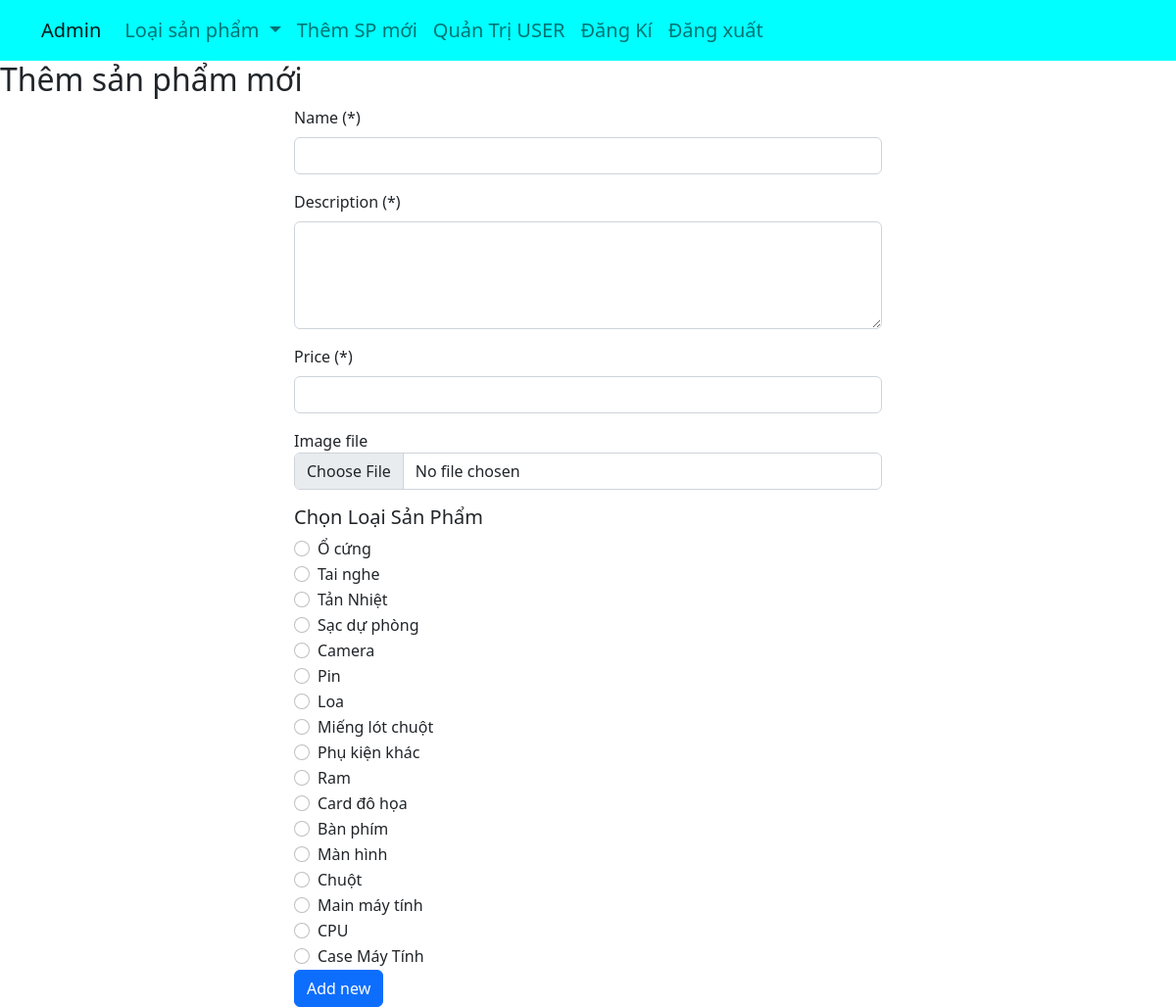
/Admin/new-product.php, run on the app's committed database.
### tables this page shows
CREATE TABLE danh_muc (
  danh_muc_id VARCHAR(10) PRIMARY KEY,
  danh_muc_name VARCHAR(50)
);

### class/Danh_muc.php (called while the page is built, shortened)
<?php
class Danh_muc
{
    public static function getAll($pdo)
    {
        $sql = "SELECT * FROM danh_muc";
        $stmt = $pdo->prepare($sql);
        if ($stmt->execute()) {
            $stmt->setFetchMode(PDO::FETCH_CLASS, 'Danh_muc');
            return $stmt->fetchAll();
        }
    }
}

### Admin/new-product.php (the view, shortened to what this page needs)
<?php
require '../class/Database.php';
require '../class/Danh_muc.php';
$error = '';
$name = '';
$desc = '';
$price = '';
$nameErrors = '';
$descErrors = '';
$priceErrors = '';
$db = new Database();
$pdo = $db->getConnect();
$danh_muc = danh_muc::getAll($pdo);
?>
<?php require 'inc/header.php'; ?>
<?php if (!$error) : ?>
    <h2>Thêm sản phẩm mới</h2>
    <form method="post" class="w-50 m-auto" enctype='multipart/form-data'>
        <div class="mb-3">
            <label for="name" class="form-label">Name (*)</label>
            <input class="form-control" id="name" name="name" value="<?= $name ?>" /> <span class="text-danger fw-bold"><?= $nameErrors ?></span>
        </div>
        <div class="mb-3">
            <label for="desc" class="form-label">Description (*)</label>
            <textarea class="form-control" id="desc" name="desc" rows="4"><?= $desc ?></textarea> <span class="text-danger fw-bold"><?= $descErrors ?></span>
        </div>
        <div class="mb-3">
            <label for="price" class="form-label">Price (*)</label>
            <input class="form-control" id="price" name="price" type="number" value="<?= $price ?>" /> <span class="text-danger fw-bold"><?= $priceErrors ?></span>
        </div>
        <div class="mb-3">
            <label for="file">Image file</label>
            <input class="form-control" id="file"type="file" name="file" />
        </div>
        <h5>Chọn Loại Sản Phẩm</h5>
        <?php foreach ($danh_muc as $cate) : ?>
            <div class="form-check">
                <input class="form-check-input" type="radio" name="category" id="category<?= $cate->danh_muc_id ?>" value="<?= $cate->danh_muc_id ?>">
                <label class="form-check-label" for="category<?= $cate->danh_muc_id ?>">
                    <?= $cate->danh_muc_name ?>
                </label>
            </div>
        <?php endforeach; ?>
        <button type="submit" class="btn btn-primary">Add new</button>
    </form>
<?php else: ?>
    <h2 class="text-center text-danger"><?= $error ?></h2>
<?php endif; ?>

### data on the page
danh_muc: danh_muc_name "Ổ cứng"
danh_muc: danh_muc_name "Tai nghe"
danh_muc: danh_muc_name "Tản Nhiệt"
danh_muc: danh_muc_name "Sạc dự phòng"
danh_muc: danh_muc_name "Camera"
danh_muc: danh_muc_name "Pin"
danh_muc: danh_muc_name "Loa"
danh_muc: danh_muc_name "Miếng lót chuột"
danh_muc: danh_muc_name "Phụ kiện khác"
danh_muc: danh_muc_name "Ram"
danh_muc: danh_muc_name "Card đô họa"
danh_muc: danh_muc_name "Bàn phím"
danh_muc: danh_muc_name "Màn hình"
danh_muc: danh_muc_name "Chuột"
danh_muc: danh_muc_name "Main máy tính"
danh_muc: danh_muc_name "CPU"
danh_muc: danh_muc_name "Case Máy Tính"
